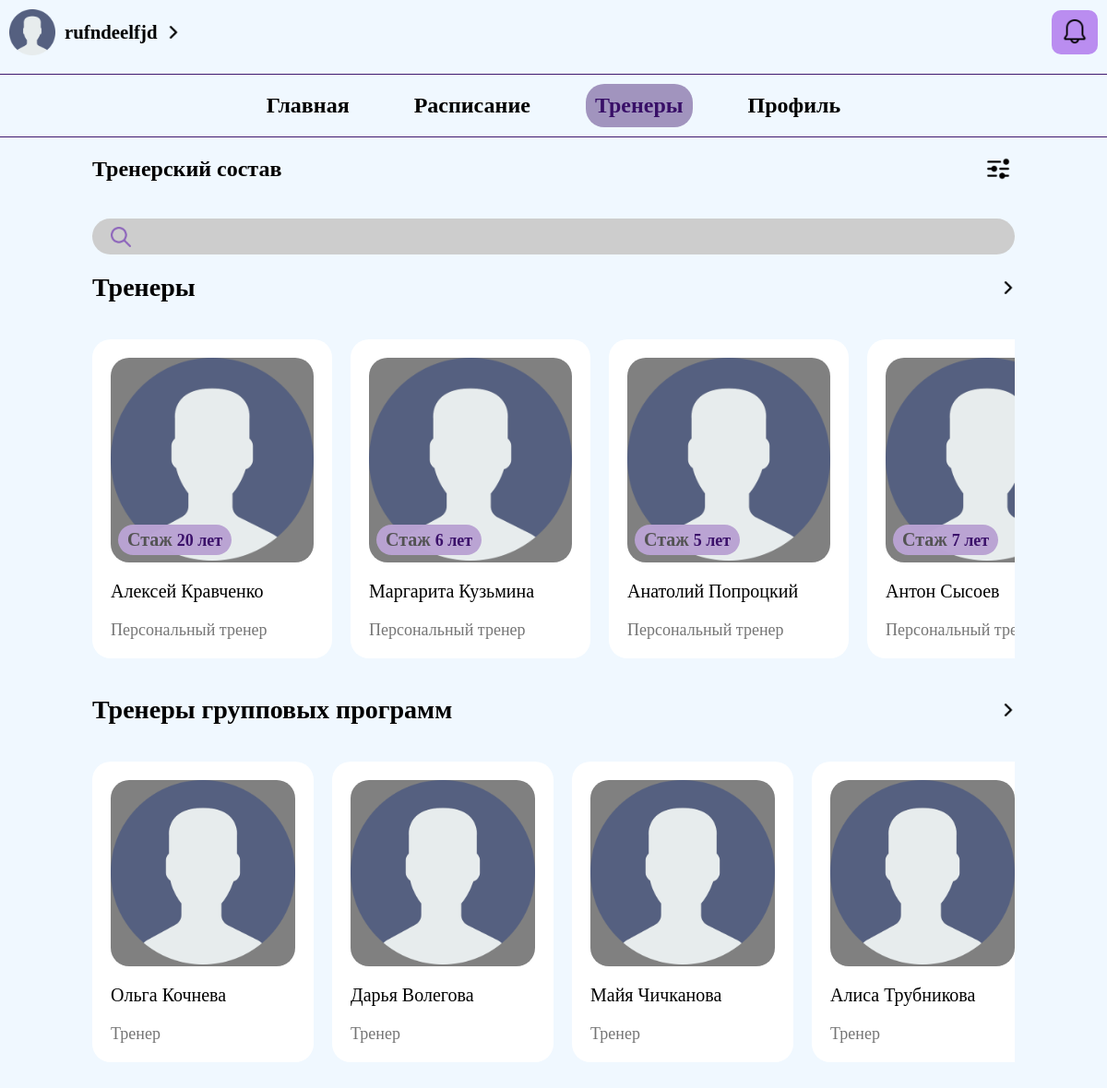
Screenshot of /src/views/treners.php (signed in) with the database file from the repository.
### tables this page shows
CREATE TABLE `treners` (
  `trenersId` int NOT NULL,
  `trenersName` varchar(100) NOT NULL,
  `trenersSurname` varchar(100) NOT NULL,
  `experience` int NOT NULL,
  `postCode` int NOT NULL,
  `fitnessCode` int NOT NULL,
  `genderCode` int NOT NULL
);

CREATE TABLE `post` (
  `postId` int NOT NULL,
  `PostName` varchar(300) NOT NULL
);

### src/php/pers-treners-limit.php (shortened to what this page needs)
<?php
$sql = "SELECT * FROM `treners` join `post` on `treners`.`postCode` = `post`.`postId` join genderTreners on genderTrenersId = genderCode where `postCode`=1 limit 7";
if($result = $link->query($sql)){
    foreach($result as $row){
      echo '<div class="personal-treners-card" data-sex="'.$row["genderTrenersValue"].'">';
      echo '  <div class="personal-treners-block-img">';
      echo '    <img class="personal-treners-card-img" src="../../resources/img/user.png" alt="user">';
      echo '    <div class="personal-treners-card-experience">Стаж <span class="personal-treners-card-years">'.$row["experience"].' лет</span></div>';
      echo '  </div>';
      echo '  <div class="personal-treners-card-name">'. $row["trenersName"] . ' ' .$row["trenersSurname"] .'</div>';
      echo '  <div class="personal-treners-card-profile">'.$row["PostName"].'</div>';
      echo '</div>';
    }
} else{
    echo "Ошибка: " . $link->error;
}
?>

### src/php/tren-treners-limit.php (shortened to what this page needs)
<?php
$sql = "SELECT * FROM `treners` join `post` on `treners`.`postCode` = `post`.`postId` join genderTreners on genderTrenersId = genderCode where `postCode`=2 limit 7;";
if($result = $link->query($sql)){
    foreach($result as $row){
      echo '<div class="groups-treners-card" data-sex="'.$row["genderTrenersValue"].'">';
      echo '  <div class="groups-treners-block-img">';
      echo '    <img class="groups-treners-card-img" src="../../resources/img/user.png" alt="user">';
      echo '  </div>';
      echo '  <div class="groups-treners-card-name">'. $row["trenersName"] . ' ' .$row["trenersSurname"] .'</div>';
      echo '  <div class="personal-treners-card-profile">'.$row["PostName"].'</div>';
      echo '</div>';
    }
} else{
    echo "Ошибка: " . $link->error;
}
?>

### src/styles/common.css (style rules this page uses)
* { padding: 0; margin: 0; box-sizing: border-box; font-size: 8px; }
body { background-color: aliceblue; }

### src/styles/treners.css (style rules this page uses)
.personal-treners-card, .groups-treners-card, .personal-treners-card-all { display: flex; flex-direction: column; align-items: flex-start; gap: 20px; padding: 20px; margin: 20px 0; border-radius: 20px; background-color: white; }
.personal-treners-card-img, .groups-treners-card-img { width: inherit; border-radius: 20px; }
.personal-treners-block-img, .groups-treners-block-img { position: relative; width: 260px; border-radius: 20px; background-color: gray; }
.personal-treners-card-name, .groups-treners-card-name { font-size: 3em; }
.personal-treners-card-profile { font-size: 2.5em; color: rgb(117, 117, 117); }
.personal-treners-card-experience { position: absolute; bottom: 8px; left: 8px; font-size: 2.5em; background-color: #b9a3d3fa; border-radius: 20px; color: rgb(83, 83, 83); font-weight: 600; padding: 5px 10px; }
.personal-treners-card-years, .personal-treners-card-yearsword { font-size: 1em; color: #2d015fe7; }
.groups-treners-block-img { width: 200px; }
@media screen and (max-width: 1300px) { .treners-staff-search, .personal-treners-card-name, .groups-treners-card-name, .filter-block-btn-win { font-size: 20px; } }
@media screen and (max-width: 1300px) { .personal-treners-card-profile, .personal-treners-card-years { font-size: 18px; } }
@media screen and (max-width: 1300px) { .personal-treners-block-img { width: 220px; } }

### rows the page displays
treners: experience "20", trenersName "Алексей", trenersSurname "Кравченко", postCode.PostName "Персональный тренер"
treners: experience "6", trenersName "Маргарита", trenersSurname "Кузьмина", postCode.PostName "Персональный тренер"
treners: experience "5", trenersName "Анатолий", trenersSurname "Попроцкий", postCode.PostName "Персональный тренер"
treners: experience "7", trenersName "Антон", trenersSurname "Сысоев", postCode.PostName "Персональный…"
treners: trenersName "Ольга", trenersSurname "Кочнева", postCode.PostName "Тренер"
treners: trenersName "Дарья", trenersSurname "Волегова", postCode.PostName "Тренер"
treners: trenersName "Майя", trenersSurname "Чичканова", postCode.PostName "Тренер"
treners: trenersName "Алиса", trenersSurname "Трубникова", postCode.PostName "Тренер"

### other values shown
$_SESSION['user']['name'] "rufndeelfjd"
